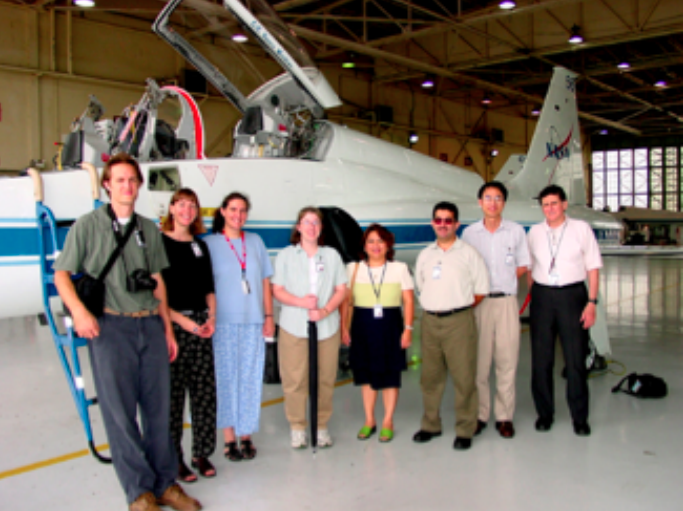
#> input picture week3/ori.png, 683 x 511 px
$ jupyter execute colormatching.ipynb   (older library calls are emulated)
#> lines starting #> are read from the running program, lines starting #| are printed output that depends on the picture
[cell 1]
import cv2
import numpy as np
import matplotlib.pyplot as plt

[cell 2]
convert_matrix = np.array([[0.2, 0, 0], [0, 0.2, 0], [0, 0, 0.6]])

[cell 3]
print(convert_matrix)

[cell 4]
origin_image_BGR = cv2.imread("ori.png")
#> origin_image_BGR is the input picture: shape (511, 683, 3); mean B, G, R 100.3, 109.3, 119.3
origin_image_RGB = cv2.cvtColor(origin_image_BGR, cv2.COLOR_BGR2RGB)

plt.imshow(origin_image_RGB)

[cell 5]
input_image = np.matmul(origin_image_RGB, convert_matrix).astype(np.uint8)
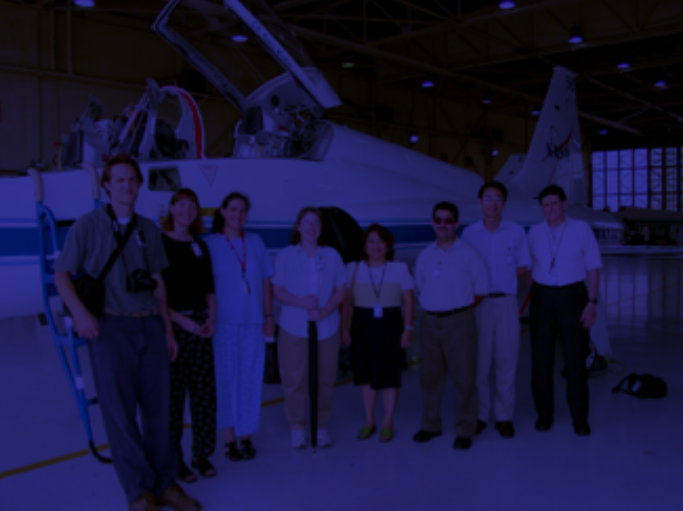
#> input_image: shape (511, 683, 3); mean R, G, B 23.5, 21.5, 59.8
plt.imshow(input_image)

[cell 6]
numMapping = 128
imgInput = input_image
imgTarget = origin_image_RGB

x = np.random.randint(imgInput.shape[0], size=(numMapping))
y = np.random.randint(imgInput.shape[1], size=(numMapping))

X = np.transpose([imgInput[x[i]][y[i]] for i in range(numMapping)]).astype(np.float)
Y = np.transpose([imgTarget[x[i]][y[i]] for i in range(numMapping)]).astype(np.float)

XXT = np.matmul(X, X.transpose())
#> XXT = [[99543, 90129, 250150], [90129, 85189, 241599], [250150, 241599, 708158]]

invXXT = np.linalg.inv(XXT)
#> invXXT = [[0.000346, -0.000599, 8.22e-05], [-0.000599, 0.0014, -0.000266], [8.22e-05, -0.000266, 6.31e-05]]

YXT = np.matmul(Y, X.transpose())
#> YXT = [[504170, 456532, 1266744], [456463, 431291, 1222696], [419119, 404628, 1185518]]

YXTinvXXT = np.matmul(YXT, invXXT)
#> YXTinvXXT = [[5.02, 0.12, -0.0256], [0.0182, 5.09, -0.0157], [0.0177, 0.0309, 1.66]]

image_result = np.matmul(input_image, YXTinvXXT).astype(np.uint8)

plt.imshow(image_result)
print(image_result.shape)
#| (511, 683, 3)

[cell 7]
plt.figure(figsize=(200, 500))
plt.imshow(np.concatenate((origin_image_RGB, input_image, image_result), axis=1))
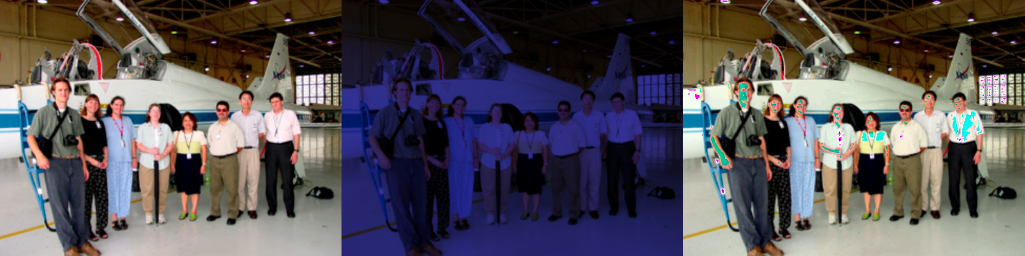
#> shown: shape (511, 2049, 3) (shown at 1/2 size); mean R, G, B 86.3, 81.3, 85.9

$ run again, with week3/input.png copied over week3/ori.png
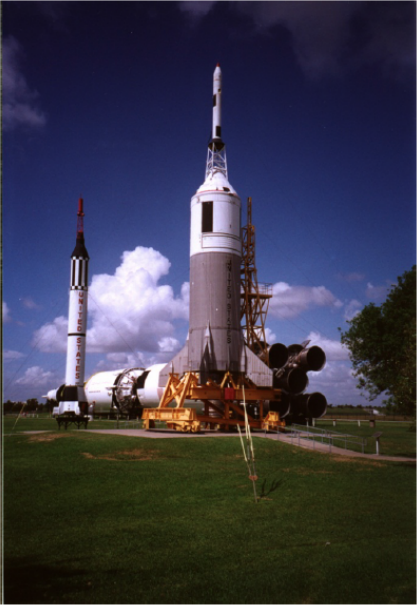
#> input picture week3/input.png, 417 x 605 px
#> origin_image_BGR is the input picture: shape (605, 417, 3); mean B, G, R 72.5, 56.7, 58.2
#> `input_image = np.matmul(origin_image_RGB, convert_matrix).astype(np.ui..`:
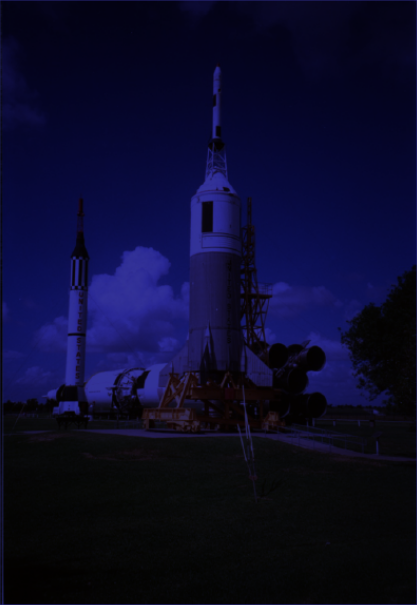
#> input_image: shape (605, 417, 3); mean R, G, B 11.2, 10.9, 43.1
#> XXT = [[22548, 21646, 84597], [21646, 21485, 86606], [84597, 86606, 394990]]
#> invXXT = [[0.00171, -0.00212, 9.89e-05], [-0.00212, 0.00303, -0.000211], [9.89e-05, -0.000211, 2.75e-05]]
#> YXT = [[115272, 110833, 434220], [110993, 110096, 444495], [141881, 145212, 661985]]
#> YXTinvXXT = [[4.92, 0.157, 0.0115], [0.192, 4.82, 0.0263], [0.035, -0.0176, 1.67]]
#| (605, 417, 3)
#> `[cell 7] plt.figure(figsize=(200, 500)) plt.imshow(np.concatenate((ori..`:
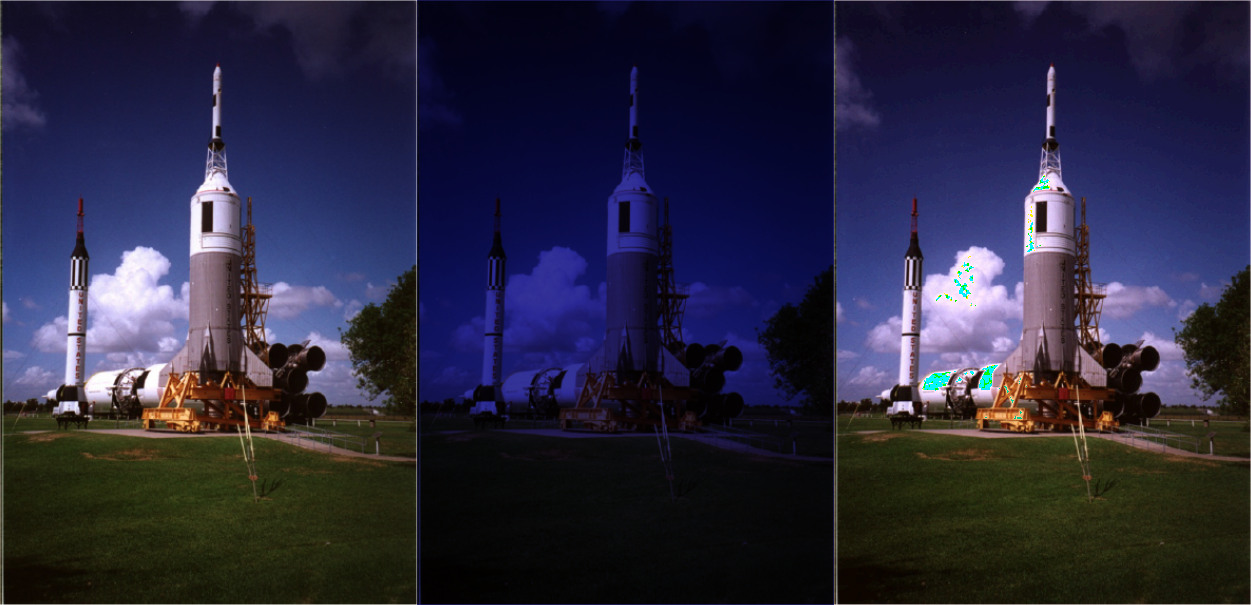
#> shown: shape (605, 1251, 3); mean R, G, B 42.3, 40.3, 62.5

$ run again, with week3/blue.jpg saved as week3/ori.png
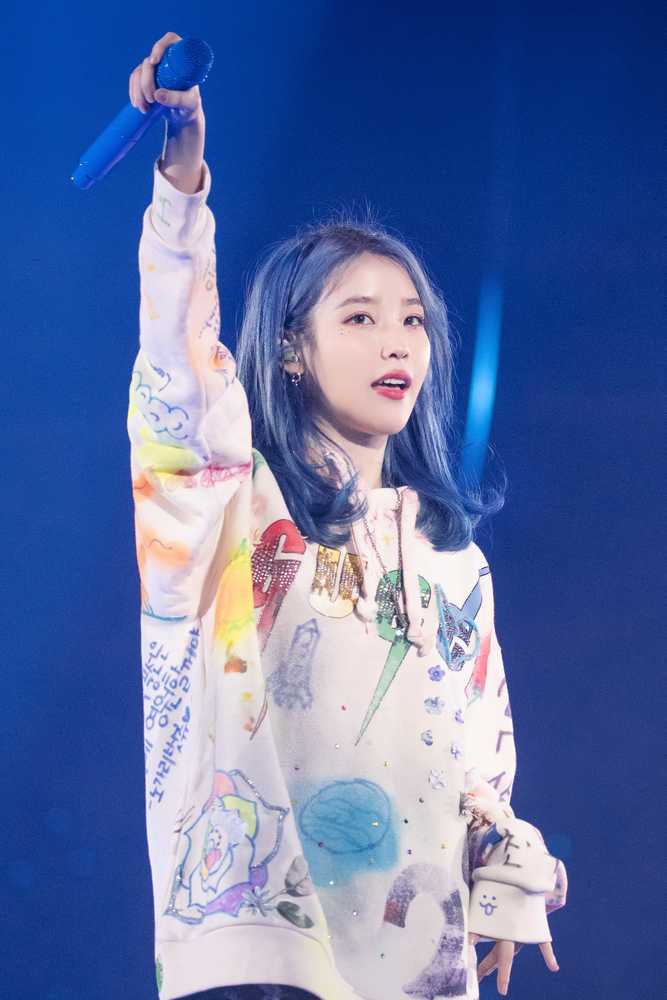
#> input picture week3/blue.jpg, 667 x 1000 px, shrunk from 1280 x 1920 before the run
#> origin_image_BGR is the input picture: shape (1000, 667, 3); mean B, G, R 163.6, 109.8, 89.3
#> `input_image = np.matmul(origin_image_RGB, convert_matrix).astype(np.ui..`:
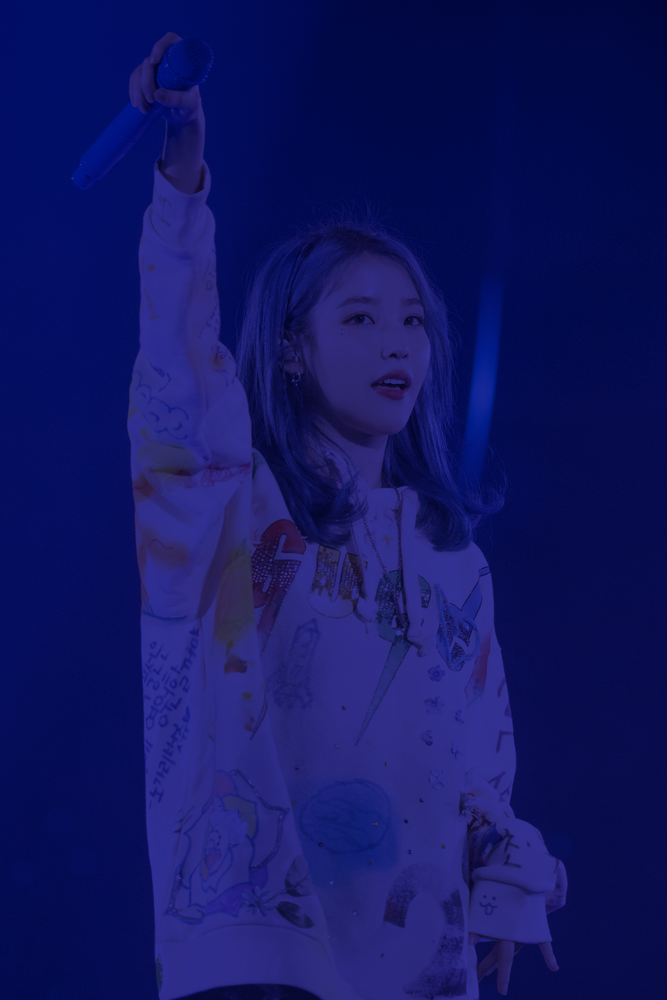
#> input_image: shape (1000, 667, 3); mean R, G, B 17.5, 21.6, 97.7
#> XXT = [[77029, 75064, 248511], [75064, 79610, 292033], [248511, 292033, 1243029]]
#> invXXT = [[0.000486, -0.000738, 7.6e-05], [-0.000738, 0.00121, -0.000137], [7.6e-05, -0.000137, 1.77e-05]]
#> YXT = [[389332, 380646, 1266766], [379983, 403787, 1486797], [415541, 488430, 2079533]]
#> YXTinvXXT = [[4.95, 0.0441, 0.0193], [0.0617, 4.86, 0.0422], [-0.00599, -0.00259, 1.67]]
#| (1000, 667, 3)
#> `[cell 7] plt.figure(figsize=(200, 500)) plt.imshow(np.concatenate((ori..`:
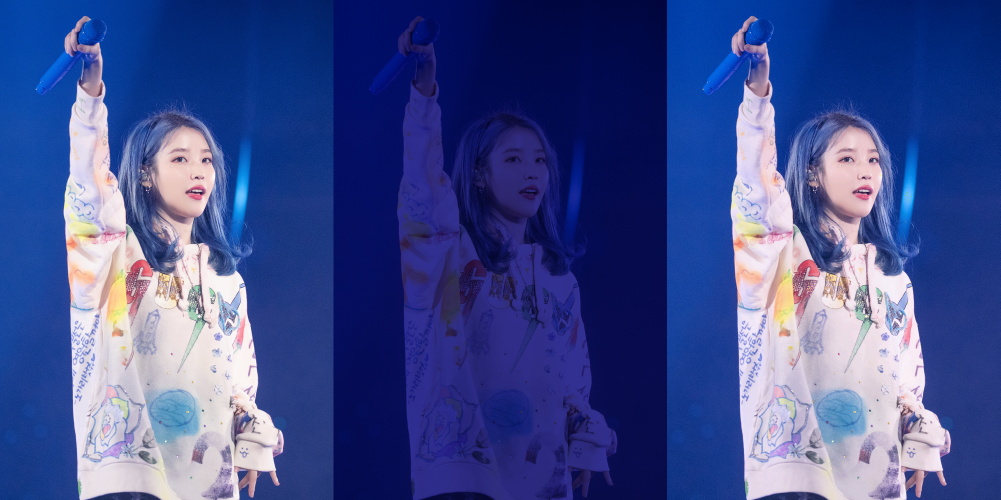
#> shown: shape (1000, 2001, 3) (shown at 1/2 size); mean R, G, B 64.5, 78.7, 141.9
